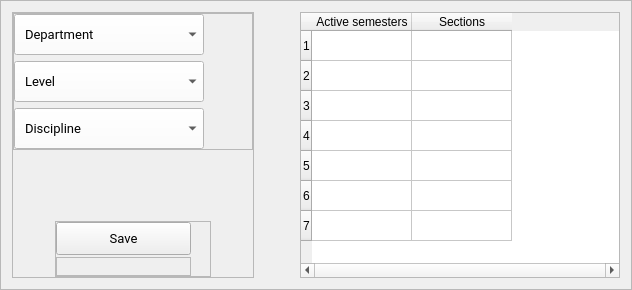
                      <widget class="QFrame" name="frame_5">
                       <property name="frameShape">
                        <enum>QFrame::Shape::StyledPanel</enum>
                       </property>
                       <property name="frameShadow">
                        <enum>QFrame::Shadow::Raised</enum>
                       </property>
                       <layout class="QHBoxLayout" name="horizontalLayout_18">
                        <item>
                         <widget class="QFrame" name="frame_6">
                          <property name="frameShape">
                           <enum>QFrame::Shape::StyledPanel</enum>
                          </property>
                          <property name="frameShadow">
                           <enum>QFrame::Shadow::Raised</enum>
                          </property>
                          <layout class="QVBoxLayout" name="verticalLayout_38">
                           <property name="spacing">
                            <number>1</number>
                           </property>
                           <property name="leftMargin">
                            <number>0</number>
                           </property>
                           <property name="topMargin">
                            <number>0</number>
                           </property>
                           <property name="rightMargin">
                            <number>0</number>
                           </property>
                           <property name="bottomMargin">
                            <number>0</number>
                           </property>
                           <item alignment="Qt::AlignmentFlag::AlignTop">
                            <widget class="QFrame" name="ClassForm">
                             <property name="contextMenuPolicy">
                              <enum>Qt::ContextMenuPolicy::DefaultContextMenu</enum>
                             </property>
                             <property name="styleSheet">
                              <string notr="true">QComboBox, QAbstractItemView{
background-color: rgb(255, 255, 255);
color: rgb(0, 0, 0);
padding : 10px;
}

QPushButton{
Background: none;
padding:5px;
border:none;
}

QPushButton:hover {
border: 1px solid rgb(255, 255, 255);
}</string>
                             </property>
                             <property name="frameShape">
                              <enum>QFrame::Shape::StyledPanel</enum>
                             </property>
                             <property name="frameShadow">
                              <enum>QFrame::Shadow::Raised</enum>
                             </property>
                             <layout class="QFormLayout" name="formLayout">
                              <property name="leftMargin">
                               <number>0</number>
                              </property>
                              <property name="topMargin">
                               <number>0</number>
                              </property>
                              <property name="rightMargin">
                               <number>0</number>
                              </property>
                              <property name="bottomMargin">
                               <number>0</number>
                              </property>
                              <item row="0" column="0">
                               <widget class="QComboBox" name="Department_Input_Combobox">
                                <property name="minimumSize">
                                 <size>
                                  <width>190</width>
                                  <height>0</height>
                                 </size>
                                </property>
                                <property name="font">
                                 <font>
                                  <family>Roboto</family>
                                  <pointsize>10</pointsize>
                                 </font>
                                </property>
                                <property name="placeholderText">
                                 <string>Department</string>
                                </property>
                                <item>
                                 <property name="text">
                                  <string>Computer Science</string>
                                 </property>
                                </item>
                               </widget>
                              </item>
                              <item row="1" column="0">
                               <widget class="QComboBox" name="LevelInput_Combobox">
                                <property name="minimumSize">
                                 <size>
                                  <width>190</width>
                                  <height>0</height>
                                 </size>
                                </property>
                                <property name="font">
                                 <font>
                                  <family>Roboto</family>
                                  <pointsize>10</pointsize>
                                 </font>
                                </property>
                                <property name="placeholderText">
                                 <string>Level</string>
                                </property>
                               </widget>
                              </item>
                              <item row="2" column="0">
                               <widget class="QComboBox" name="Discipline_Input_Combobox">
                                <property name="minimumSize">
                                 <size>
                                  <width>190</width>
                                  <height>0</height>
                                 </size>
                                </property>
                                <property name="font">
                                 <font>
                                  <family>Roboto</family>
                                  <pointsize>10</pointsize>
                                 </font>
                                </property>
                                <property name="placeholderText">
                                 <string>Discipline</string>
                                </property>
                               </widget>
                              </item>
                              <item row="0" column="1">
                               <widget class="QPushButton" name="Add_More_Departments">
                                <property name="sizePolicy">
                                 <sizepolicy hsizetype="Maximum" vsizetype="Expanding">
                                  <horstretch>0</horstretch>
                                  <verstretch>0</verstretch>
                                 </sizepolicy>
                                </property>
                                <property name="text">
                                 <string/>
                                </property>
                                <property name="icon">
                                 <iconset resource="../ui_resources/Images &amp; Icons/resource.qrc">
                                  <normaloff>:/Add button logo Black.png</normaloff>:/Add button logo Black.png</iconset>
                                </property>
                                <property name="iconSize">
                                 <size>
                                  <width>25</width>
                                  <height>25</height>
                                 </size>
                                </property>
                               </widget>
                              </item>
                              <item row="1" column="1">
                               <widget class="QPushButton" name="Add_More_Levels">
                                <property name="sizePolicy">
                                 <sizepolicy hsizetype="Minimum" vsizetype="Preferred">
                                  <horstretch>0</horstretch>
                                  <verstretch>0</verstretch>
                                 </sizepolicy>
                                </property>
                                <property name="text">
                                 <string/>
                                </property>
                                <property name="icon">
                                 <iconset resource="../ui_resources/Images &amp; Icons/resource.qrc">
                                  <normaloff>:/Add button logo Black.png</normaloff>:/Add button logo Black.png</iconset>
                                </property>
                                <property name="iconSize">
                                 <size>
                                  <width>25</width>
                                  <height>25</height>
                                 </size>
                                </property>
                               </widget>
                              </item>
                              <item row="2" column="1">
                               <widget class="QPushButton" name="Add_More_Disciplines">
                                <property name="sizePolicy">
                                 <sizepolicy hsizetype="Minimum" vsizetype="Preferred">
                                  <horstretch>0</horstretch>
                                  <verstretch>0</verstretch>
                                 </sizepolicy>
                                </property>
                                <property name="text">
                                 <string/>
                                </property>
                                <property name="icon">
                                 <iconset resource="../ui_resources/Images &amp; Icons/resource.qrc">
                                  <normaloff>:/Add button logo Black.png</normaloff>:/Add button logo Black.png</iconset>
                                </property>
                                <property name="iconSize">
                                 <size>
                                  <width>25</width>
                                  <height>25</height>
                                 </size>
                                </property>
                               </widget>
                              </item>
                             </layout>
                            </widget>
                           </item>
                           <item alignment="Qt::AlignmentFlag::AlignHCenter|Qt::AlignmentFlag::AlignBottom">
                            <widget class="QFrame" name="frame_7">
                             <property name="styleSheet">
                              <string notr="true">#Class_Settings_Buttons ,#Delete_Class_Button, #Refresh_Class_Form{
background:transparent;
border:none;
}
</string>
                             </property>
                             <property name="frameShape">
                              <enum>QFrame::Shape::StyledPanel</enum>
                             </property>
                             <property name="frameShadow">
                              <enum>QFrame::Shadow::Raised</enum>
                             </property>
                             <layout class="QVBoxLayout" name="verticalLayout_37">
                              <property name="spacing">
                               <number>2</number>
                              </property>
                              <property name="leftMargin">
                               <number>0</number>
                              </property>
                              <property name="topMargin">
                               <number>0</number>
                              </property>
                              <property name="rightMargin">
                               <number>19</number>
                              </property>
                              <property name="bottomMargin">
                               <number>0</number>
                              </property>
                              <item>
                               <widget class="QPushButton" name="pushButton_4">
                                <property name="sizePolicy">
                                 <sizepolicy hsizetype="Expanding" vsizetype="Expanding">
                                  <horstretch>0</horstretch>
                                  <verstretch>0</verstretch>
                                 </sizepolicy>
                                </property>
                                <property name="minimumSize">
                                 <size>
                                  <width>135</width>
                                  <height>33</height>
                                 </size>
                                </property>
                                <property name="font">
                                 <font>
                                  <family>Roboto</family>
                                  <pointsize>10</pointsize>
                                 </font>
                                </property>
                                <property name="text">
                                 <string>Save</string>
                                </property>
                               </widget>
                              </item>
                              <item>
                               <widget class="QFrame" name="frame_8">
                                <property name="frameShape">
                                 <enum>QFrame::Shape::StyledPanel</enum>
                                </property>
                                <property name="frameShadow">
                                 <enum>QFrame::Shadow::Raised</enum>
                                </property>
                                <layout class="QHBoxLayout" name="horizontalLayout_19">
                                 <property name="leftMargin">
                                  <number>0</number>
                                 </property>
                                 <property name="topMargin">
                                  <number>0</number>
                                 </property>
                                 <property name="rightMargin">
                                  <number>0</number>
                                 </property>
                                 <property name="bottomMargin">
                                  <number>0</number>
                                 </property>
                                 <item>
                                  <widget class="QPushButton" name="Class_Settings_Buttons">
                                   <property name="sizePolicy">
                                    <sizepolicy hsizetype="Expanding" vsizetype="Fixed">
                                     <horstretch>0</horstretch>
                                     <verstretch>0</verstretch>
                                    </sizepolicy>
                                   </property>
                                   <property name="text">
                                    <string/>
                                   </property>
                                   <property name="icon">
                                    <iconset resource="../ui_resources/Images &amp; Icons/resource.qrc">
                                     <normaloff>:/settings Logo Black.png</normaloff>:/settings Logo Black.png</iconset>
                                   </property>
                                   <property name="iconSize">
                                    <size>
                                     <width>35</width>
                                     <height>35</height>
                                    </size>
                                   </property>
                                  </widget>
                                 </item>
                                 <item>
                                  <widget class="QPushButton" name="Delete_Class_Button">
                                   <property name="sizePolicy">
                                    <sizepolicy hsizetype="Expanding" vsizetype="Fixed">
                                     <horstretch>0</horstretch>
                                     <verstretch>0</verstretch>
                                    </sizepolicy>
                                   </property>
                                   <property name="font">
                                    <font>
                                     <family>Roboto</family>
                                     <pointsize>10</pointsize>
                                    </font>
                                   </property>
                                   <property name="styleSheet">
                                    <string notr="true"/>
                                   </property>
                                   <property name="text">
                                    <string/>
                                   </property>
                                   <property name="icon">
                                    <iconset resource="../ui_resources/Images &amp; Icons/resource.qrc">
                                     <normaloff>:/delete logo red.png</normaloff>:/delete logo red.png</iconset>
                                   </property>
                                   <property name="iconSize">
                                    <size>
                                     <width>35</width>
                                     <height>35</height>
                                    </size>
                                   </property>
                                  </widget>
                                 </item>
                                 <item>
                                  <widget class="QPushButton" name="Refresh_Class_Form">
                                   <property name="sizePolicy">
                                    <sizepolicy hsizetype="Expanding" vsizetype="Fixed">
                                     <horstretch>0</horstretch>
                                     <verstretch>0</verstretch>
                                    </sizepolicy>
                                   </property>
                                   <property name="text">
                                    <string/>
                                   </property>
                                   <property name="icon">
                                    <iconset resource="../ui_resources/Images &amp; Icons/resource.qrc">
                                     <normaloff>:/refresh-svgrepo-com (1).png</normaloff>:/refresh-svgrepo-com (1).png</iconset>
                                   </property>
                                   <property name="iconSize">
                                    <size>
                                     <width>35</width>
                                     <height>35</height>
                                    </size>
                                   </property>
                                  </widget>
                                 </item>
                                </layout>
                               </widget>
                              </item>
                             </layout>
                            </widget>
                           </item>
                          </layout>
                         </widget>
                        </item>
                        <item>
                         <spacer name="horizontalSpacer_4">
                          <property name="orientation">
                           <enum>Qt::Orientation::Horizontal</enum>
                          </property>
                          <property name="sizeHint" stdset="0">
                           <size>
                            <width>40</width>
                            <height>20</height>
                           </size>
                          </property>
                         </spacer>
                        </item>
                        <item>
                         <widget class="QTableWidget" name="SectionTable">
                          <property name="minimumSize">
                           <size>
                            <width>320</width>
                            <height>266</height>
                           </size>
                          </property>
                          <property name="lineWidth">
                           <number>5</number>
                          </property>
                          <property name="horizontalScrollBarPolicy">
                           <enum>Qt::ScrollBarPolicy::ScrollBarAlwaysOn</enum>
                          </property>
                          <property name="dragDropMode">
                           <enum>QAbstractItemView::DragDropMode::InternalMove</enum>
                          </property>
                          <property name="rowCount">
                           <number>7</number>
                          </property>
                          <property name="columnCount">
                           <number>2</number>
                          </property>
                          <attribute name="horizontalHeaderVisible">
                           <bool>true</bool>
                          </attribute>
                          <row/>
                          <row/>
                          <row/>
                          <row/>
                          <row/>
                          <row/>
                          <row/>
                          <column>
                           <property name="text">
                            <string>Active semesters</string>
                           </property>
                          </column>
                          <column>
                           <property name="text">
                            <string>Sections</string>
                           </property>
                          </column>
                         </widget>
                        </item>
                       </layout>
                      </widget>
